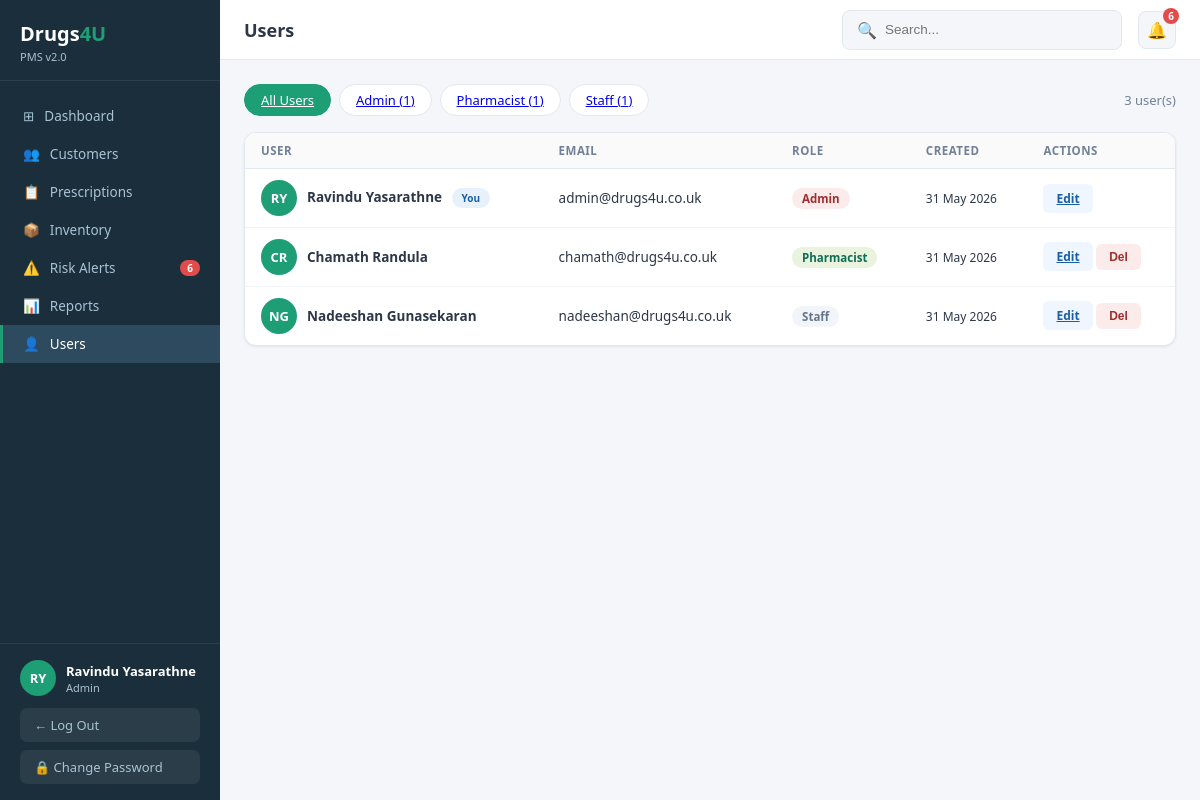
/app.php?page=users (signed in), run on the app's committed database.
### tables this page shows
CREATE TABLE IF NOT EXISTS users (
    id          INT AUTO_INCREMENT PRIMARY KEY,
    name        VARCHAR(100) NOT NULL,
    role        ENUM('Admin','Pharmacist','Staff') NOT NULL DEFAULT 'Staff',
    email       VARCHAR(150) NOT NULL UNIQUE,
    password    VARCHAR(255) NOT NULL,   
    avatar      VARCHAR(5),
    avatar_path VARCHAR(255) DEFAULT '',
    created_at  TIMESTAMP DEFAULT CURRENT_TIMESTAMP
);

### includes/db.php (called while the page is built, shortened)
<?php
function getDB(): mysqli {
    static $conn = null;
    if ($conn === null) {
        $conn = new mysqli(DB_HOST, DB_USER, DB_PASS, DB_NAME, DB_PORT);
        $conn->set_charset('utf8mb4');
    }
    return $conn;
}
function query(string $sql, string $types = '', ...$params): mysqli_result|bool {
    $db  = getDB();
    $stmt = $db->prepare($sql);
    if ($types && $params) {
        $stmt->bind_param($types, ...$params);
    }
    $stmt->execute();
    $result = $stmt->get_result();
    return $result !== false ? $result : true;
}
function fetchAll(string $sql, string $types = '', ...$params): array {
    $res = query($sql, $types, ...$params);
    return $res->fetch_all(MYSQLI_ASSOC);
}
function fetchOne(string $sql, string $types = '', ...$params): ?array {
    $res = query($sql, $types, ...$params);
    $row = $res->fetch_assoc();
    return $row ?: null;
}

### pages/users.php (the view, shortened to what this page needs)
<?php
$searchWhere = '';
$binds = [];
$sql = "SELECT u.* FROM users u $searchWhere ORDER BY u.created_at DESC";
$users = $binds ? fetchAll($sql, str_repeat('s', count($binds)), ...$binds) : fetchAll($sql);
?>
<div class="filters">
  <a class="filter-btn active" href="app.php?page=users">All Users</a>
  <?php foreach(['Admin','Pharmacist','Staff'] as $r):
    $cnt = fetchOne("SELECT COUNT(*) c FROM users WHERE role=?", 's', $r)['c'];
  ?>
  <a class="filter-btn" href="app.php?page=users&role=<?= $r ?>"><?= $r ?> (<?= $cnt ?>)</a>
  <?php endforeach; ?>
  <span style="margin-left:auto;font-size:13px;color:var(--text-muted)"><?= count($users) ?> user(s)</span>
</div>
<div class="card">
  <table>
    <thead><tr><th>User</th><th>Email</th><th>Role</th><th>Created</th><th>Actions</th></tr></thead>
    <tbody>
    <?php if ($users): ?>
    <?php foreach ($users as $u): ?>
    <tr>
      <td>
        <div style="display:flex;align-items:center;gap:10px">
          <?php if (!empty($u['avatar_path'])): ?>
          <img src="uploads/<?= htmlspecialchars($u['avatar_path']) ?>" style="width:36px;height:36px;border-radius:50%;object-fit:cover;flex-shrink:0">
          <?php else: ?>
          <div class="user-avatar" style="width:36px;height:36px;font-size:13px"><?= htmlspecialchars($u['avatar'] ?? substr($u['name'],0,2)) ?></div>
          <?php endif; ?>
          <div>
            <strong><?= htmlspecialchars($u['name']) ?></strong>
            <?php if ($u['id'] == $_SESSION['user_id']): ?>
            <span class="badge badge-blue" style="font-size:10px;margin-left:6px">You</span>
            <?php endif; ?>
          </div>
        </div>
      </td>
      <td><?= htmlspecialchars($u['email']) ?></td>
      <td>
        <?php
        $rBadge = match($u['role']) {
            'Admin'      => 'badge-red',
            'Pharmacist' => 'badge-green',
            'Staff'      => 'badge-gray',
            default      => 'badge-gray'
        };
        echo "<span class='badge $rBadge'>{$u['role']}</span>";
        ?>
      </td>
      <td style="font-size:12px"><?= date('d M Y', strtotime($u['created_at'])) ?></td>
      <td>
        <a href="app.php?page=users&edit=<?= $u['id'] ?>" class="btn-sm btn-edit">Edit</a>
        <?php if ($u['id'] != $_SESSION['user_id']): ?>
        <form method="POST" style="display:inline" onsubmit="return confirm('Delete this user?')">
          <button type="submit" class="btn-sm btn-delete">Del</button>
        </form>
        <?php endif; ?>
      </td>
    </tr>
    <?php endforeach; ?>
    <?php else: ?>
    <tr><td colspan="5" style="text-align:center;padding:40px;color:var(--text-muted)">No users found.</td></tr>
    <?php endif; ?>
    </tbody>
  </table>
</div>

### app.php (style rules this page uses)
* { margin:0;padding:0;box-sizing:border-box }
:root { --sidebar:#1a2e3b;--sidebar-active:#2d4a5e;--sidebar-text:#a8c4d4;--sidebar-active-text:#fff; --teal:#1D9E75;--teal-light:#E1F5EE;--teal-dark:#0F6E56; --blue:#378ADD;--blue-light:#E6F1FB; --orange:#E07B39;--orange-light:#FAECE7; --green:#639922;--green-light:#EAF3DE; --red:#E24B4A;--red-light:#FCEBEB; --amber:#BA7517;--amber-light:#FAEEDA; --gray:#F5F6FA;--border:#E2E8F0;--text:#2D3748;--text-muted:#718096; --white:#ffffff;--card-shadow:0 1px 3px rgba(0,0,0,0.08); }
body { font-family:'Segoe UI',sans-serif;background:var(--gray);color:var(--text);height:100vh;overflow:hidden;display:flex }
.user-avatar { width:36px;height:36px;border-radius:50%;background:var(--teal);display:flex;align-items:center;justify-content:center;font-size:13px;font-weight:700;color:#fff;flex-shrink:0;object-fit:cover }
.card { background:#fff;border-radius:12px;box-shadow:var(--card-shadow);border:1px solid var(--border);overflow:hidden;margin-bottom:20px }
table { width:100%;border-collapse:collapse }
th { font-size:11.5px;color:var(--text-muted);font-weight:600;padding:10px 16px;text-align:left;background:#FAFAFA;border-bottom:1px solid var(--border);text-transform:uppercase;letter-spacing:.5px }
td { font-size:13.5px;padding:11px 16px;border-bottom:1px solid #F1F5F9;vertical-align:middle }
tr:last-child td { border-bottom:none }
.badge { display:inline-flex;align-items:center;padding:3px 10px;border-radius:20px;font-size:11.5px;font-weight:600;white-space:nowrap }
.badge-green { background:var(--green-light);color:var(--teal-dark) }
.badge-red { background:var(--red-light);color:#A32D2D }
.badge-blue { background:var(--blue-light);color:#185FA5 }
.badge-gray { background:#F1F5F9;color:#64748B }
.btn-sm { padding:5px 12px;border-radius:6px;font-size:12px;font-weight:600;cursor:pointer;border:1px solid;transition:.15s }
.btn-edit { background:#EFF6FF;color:#185FA5;border-color:transparent }
.btn-delete { background:var(--red-light);color:#A32D2D;border-color:transparent }
.filters { display:flex;gap:8px;margin-bottom:16px;flex-wrap:wrap;align-items:center }
.filter-btn { padding:6px 16px;border-radius:20px;border:1.5px solid var(--border);background:#fff;font-size:13px;cursor:pointer;font-weight:500;transition:.15s }
.filter-btn.active,.filter-btn:checked { background:var(--teal);color:#fff;border-color:var(--teal) }

### data on the page
users: avatar "RY", name "Ravindu Yasarathne", shows "You", email "admin@drugs4u.co.uk", role "Admin", created_at "31 May 2026"
users: avatar "CR", name "Chamath Randula", email "chamath@drugs4u.co.uk", role "Pharmacist", created_at "31 May 2026"
users: avatar "NG", name "Nadeeshan Gunasekaran", email "nadeeshan@drugs4u.co.uk", role "Staff", created_at "31 May 2026"

### other printed values
$n['icon'] "⊞"
$n['label'] "Dashboard"
$n['icon'] "👥"
$n['label'] "Customers"
$n['icon'] "📋"
$n['label'] "Prescriptions"
$n['icon'] "📦"
$n['label'] "Inventory"
$n['icon'] "⚠️"
$n['label'] "Risk Alerts"
$n['badge'] "6"
$n['icon'] "📊"
$n['label'] "Reports"
$n['icon'] "👤"
$n['label'] "Users"
